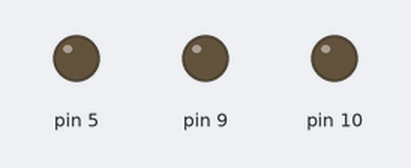
A sketch run on a simulated Arduino Uno, built with avr-gcc and run on an emulated ATmega328P. Shown: output pins drawn as LEDs (lit = HIGH).

Above: at 0.05 s.
At 1.5 s:
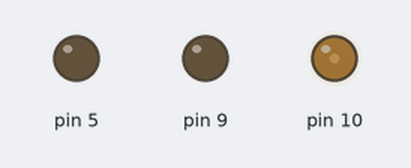
At 2.95 s:
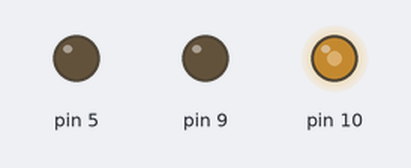
At 5.85 s:
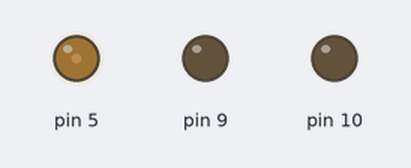
At 8.4 s:
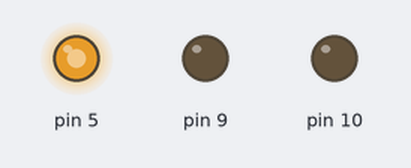
At 11.0 s:
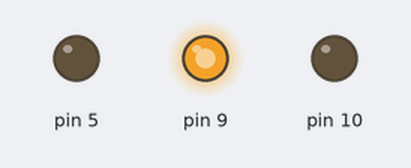
Timing chart, 0 to 14.3 s (numbered marks = the images above):
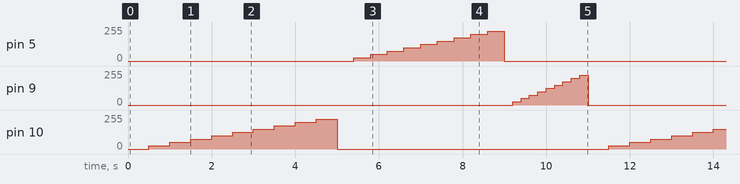

The sketch:

ex5.ino
```cpp
void setup() {
  pinMode(5, OUTPUT);
  pinMode(9, OUTPUT);
  pinMode(10, OUTPUT);

}

void loop() {
  red();
  green();
  yellow();
}

void red(){
  int cont = 0;
  for(int i = 0; i<10; i++){
    analogWrite(10, cont);
    delay(500);
    cont += 25;
  }
  analogWrite(10, 0);
}

void green(){
  int cont = 0;
  for(int i = 0; i<10; i++){
    analogWrite(5, cont);
    delay(400);
    cont += 25;
  }
  analogWrite(5, 0);
}

void yellow(){
  int cont = 0;
  for(int i = 0; i<10; i++){
    analogWrite(9, cont);
    delay(200);
    cont += 25;
  }
  analogWrite(9, 0);
}
```

Measured:
- by itself, pin 5: repeats every 11.0 s: 50/255 0.40 s, 75/255 0.40 s, 100/255 0.40 s, 125/255 0.40 s, 150/255 0.40 s, 175/255 0.40 s, 200/255 0.40 s, 225/255 0.40 s, 0/255 7.4 s, 25/255 0.40 s
- by itself, pin 9: repeats every 11.0 s: 50/255 0.20 s, 75/255 0.20 s, 100/255 0.20 s, 125/255 0.20 s, 150/255 0.20 s, 175/255 0.20 s, 200/255 0.20 s, 225/255 0.20 s, 0/255 9.2 s, 25/255 0.20 s
